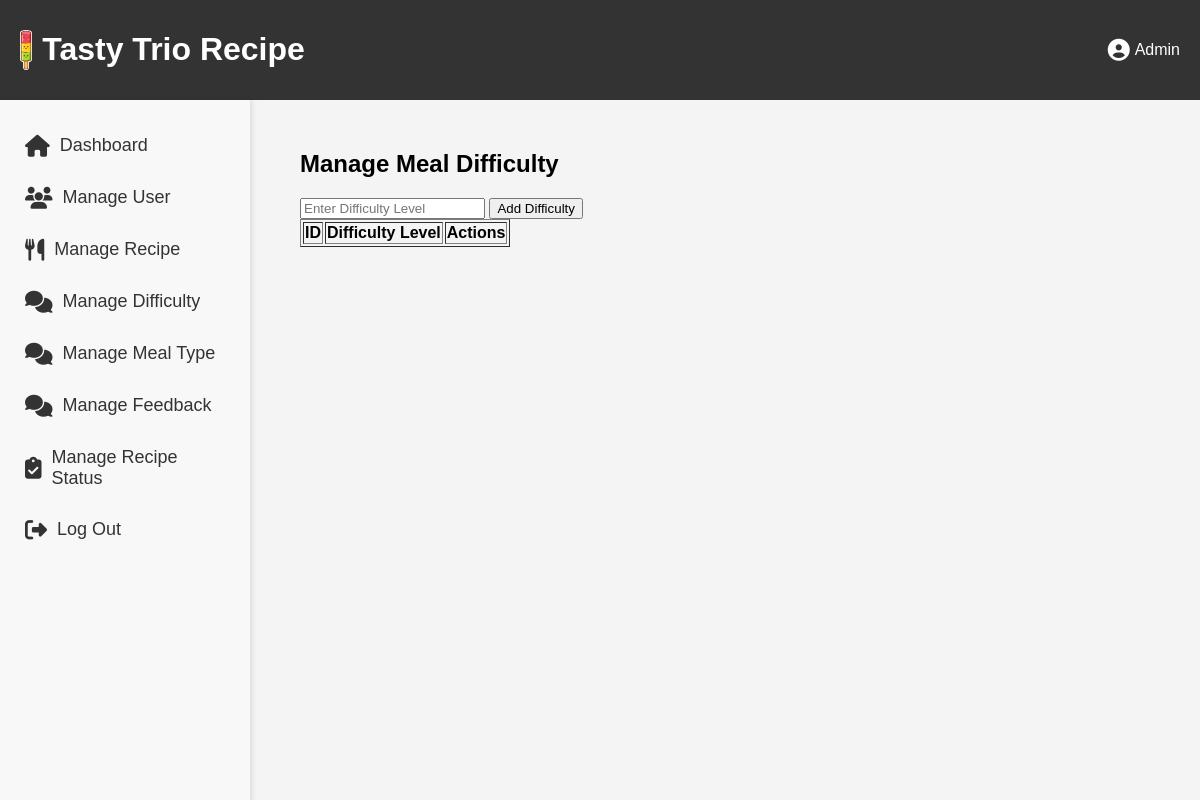
Page /manage_difficulty.php on the earlier database version.
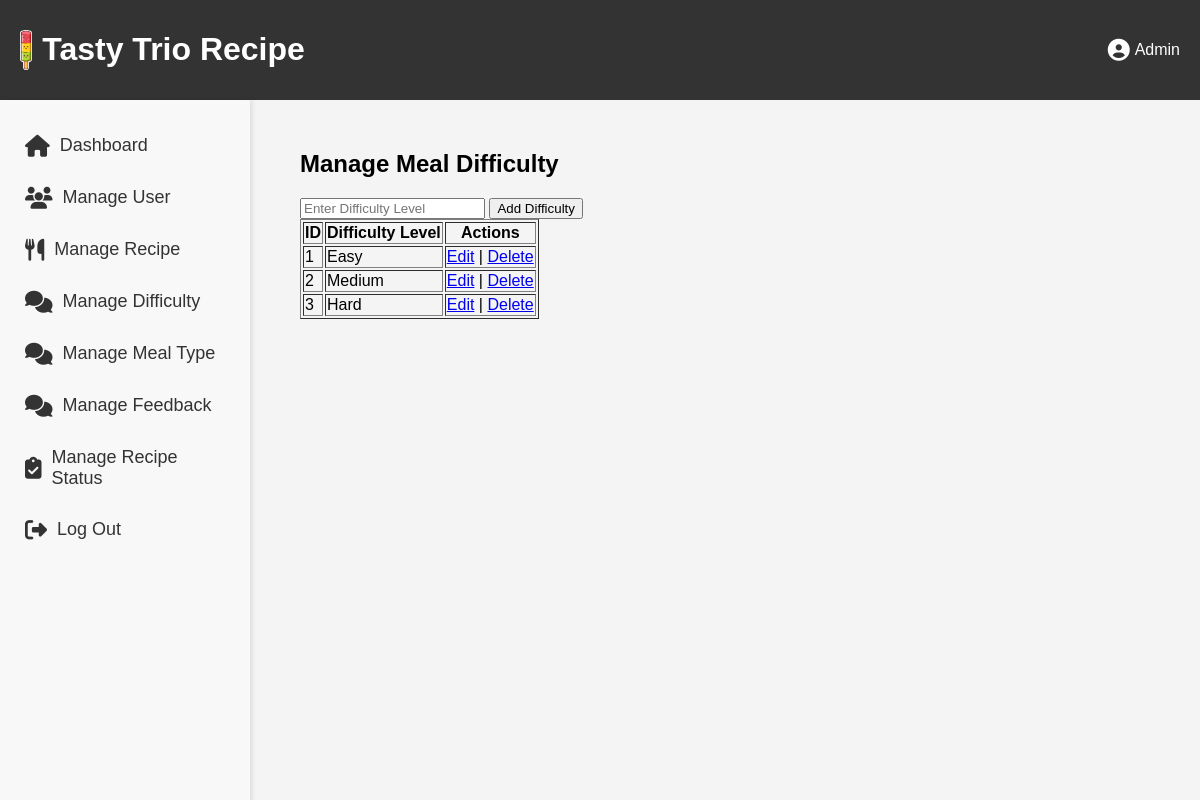
Same page on the later database version.
### tables this page shows
CREATE TABLE `meal_difficulty` (
  `diffID` int(11) NOT NULL,
  `mealDiff` varchar(255) NOT NULL
);

### manage_difficulty.php (the view, shortened to what this page needs)
<?php
include 'db.php';
$query = "SELECT * FROM meal_difficulty";
$result = mysqli_query($conn, $query);
?>
<!DOCTYPE html>
<html lang="en">
<head>
    <link rel="stylesheet" href="https://cdnjs.cloudflare.com/ajax/libs/font-awesome/6.4.2/css/all.min.css">
</head>
<body>
    <?php include('admin_Side_Nav.php'); ?>
    <div class="main-content">
        <h2>Manage Meal Difficulty</h2>
    <form action="add_difficulty.php" method="post">
        <input type="text" name="mealDiff" placeholder="Enter Difficulty Level" required>
        <button type="submit">Add Difficulty</button>
    </form>
    <table border="1">
        <tr>
            <th>ID</th>
            <th>Difficulty Level</th>
            <th>Actions</th>
        </tr>
        <?php while ($row = mysqli_fetch_assoc($result)) { ?>
        <tr>
            <td><?= $row['diffID'] ?></td>
            <td><?= $row['mealDiff'] ?></td>
            <td>
                <a href="edit_difficulty.php?edit=<?= $row['diffID'] ?>">Edit</a> |
                <a href="manage_difficulty.php?delete=<?= $row['diffID'] ?>" onclick="return confirm('Are you sure?');">Delete</a>
            </td>
        </tr>
        <?php } ?>
    </table>
    </div>
</body>
</html>

Differences in the rows shown:
added meal_difficulty: diffID "1", mealDiff "Easy"
added meal_difficulty: diffID "2", mealDiff "Medium"
added meal_difficulty: diffID "3", mealDiff "Hard"
